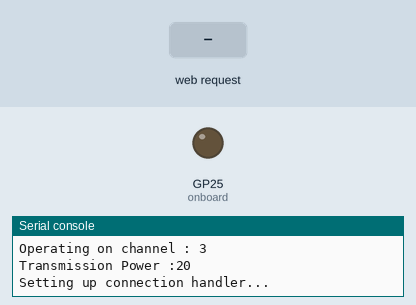
Simulated run of this program. Board: Raspberry Pi Pico running MicroPython. On the bench: output pins drawn as LEDs (lit = HIGH), the last lines printed to the serial console. The test bench sets the inputs (shaded band). The board's own WiFi access point starts at once.

Above: at 1.2 s.
1.3 s: HTTP request GET /light/on received
At 2.3 s:
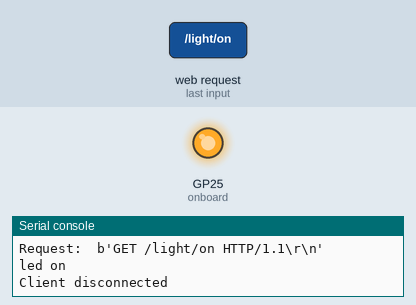
2.8 s: HTTP request GET /light/off received
At 3.4 s:
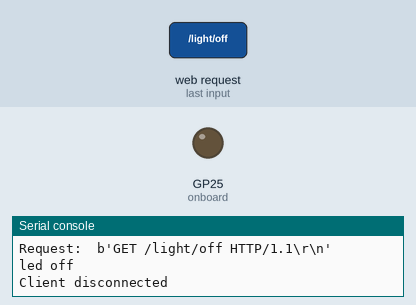
Timing chart, 0 to 5.8 s (numbered marks = the images above; inputs shaded):
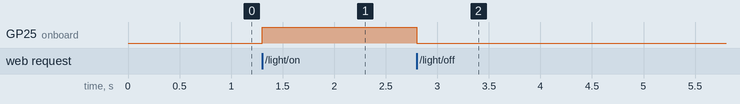

Measured:
- after the input at 1.3 s, GP25 (onboard): LOW → HIGH at once
- after the input at 2.8 s, GP25 (onboard): HIGH → LOW at once

The program:

accesspoint.py
```python
import network
import socket
import time
import gc
import secret

from machine import Pin
import uasyncio as asyncio

onboard = Pin( 'LED', Pin.OUT, value=0 )

ssid     = secret.SSID
password = secret.PASSWORD
channel  = secret.CHANNEL
uname    = ""

html = """<!DOCTYPE html>
<html>
    <head> <title>Pico W</title></head>
    <body><h1=Pico W></h1>
        <p>%s</p>
        <p>Username: %s</p>
    </body>
</html>
"""

ap = network.WLAN( network.AP_IF )

#
# Create a soft access point for connecting PICO's in an environment where we have no
# network, or cannot be put on the network for security reasons.  Note that this code
# creates an access point, but it does NOT generate a connetion to the internet.
#
def create_ap():
    ap.active(False)
    ap.config(essid=ssid, password=password, channel=channel,pm=0xa11140)
    ap.active(True)
    while ap.active() == False:
        pass

    print('Connection is successful, Server IP: ' + str(ap.ifconfig()[0]) )
    print('Operating on channel : ' + str(ap.config('channel')) )
    print('Transmission Power :' + str(ap.config('txpower')))

#
# Asynchronous function that is called whenever a client attempts to connect to our
# server.  Our job is to process the request as quickly as possible, and return a
# message to the caller via a write.
#
async def serve_client( reader, writer ):
    global uname
    print( "Client Connected" )

    request_line = await reader.readline()
    print( "Request: ", request_line )

    # Not interested in HTTP headers, skip them
    while await reader.readline() != b"\r\n":
        pass

    request = str(request_line)
    led_on = request.find( '/light/on' )
    led_off = request.find( '/light/off' )
    username = request.find( '/badge?username=' )
    #print( 'led_on = ' + str( led_on ))
    #print( 'led_off = ' + str( led_off ))
    #print( 'username = ' + str( username ))

    stateis = ""
    if led_on == 6:
        print( "led on" )
        onboard.value(1)
        stateis = "LED is ON"

    if led_off == 6:
        print( "led off" )
        onboard.value(0)
        stateis = "LED is OFF"

    if username == 6:
        start = request.index('"')
        end   = request.index('"',start+1)
        uname = request[start+1:end]
        print( "Username is " + uname )

    response = html % (stateis, uname)
    writer.write('HTTP/1.0 200 OK\r\nContent-type: text/html\r\n\r\n')
    writer.write(response)

    await writer.drain()
    await writer.wait_closed()
    print( "Client disconnected" )

#
# Our main execution loop.  If there was anything we wanted to do, i.e. monitor something,
# or display something this is where we could add additional code to help handle the
# day to day work.
#
async def main():
    print( "Setting up Access point..." )
    create_ap()

    print( "Setting up connection handler..." )
    asyncio.create_task( asyncio.start_server(serve_client, "0.0.0.0", 80 ))

    while True:
        await asyncio.sleep( 1 )

#
# And start things off.  We want to make sure that when we terminate we close down things
# properly and handle the asyncio close out.
#
try:
    asyncio.run( main() )
finally:
    asyncio.new_event_loop()
```

secret.py
```python
SSID='PICO_AP'
PASSWORD='12345678'
CHANNEL=3
```
